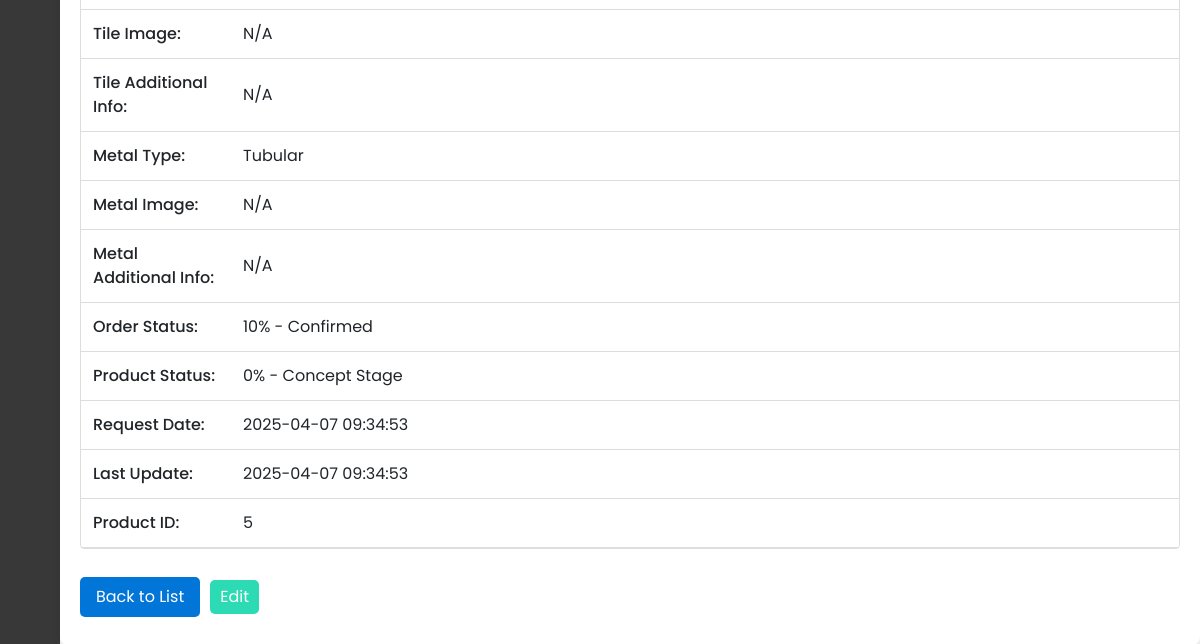
Before: /Capstone_Admin/customize/read-one-custom-form.php?id=1 (signed in, lower part) with the older database file.
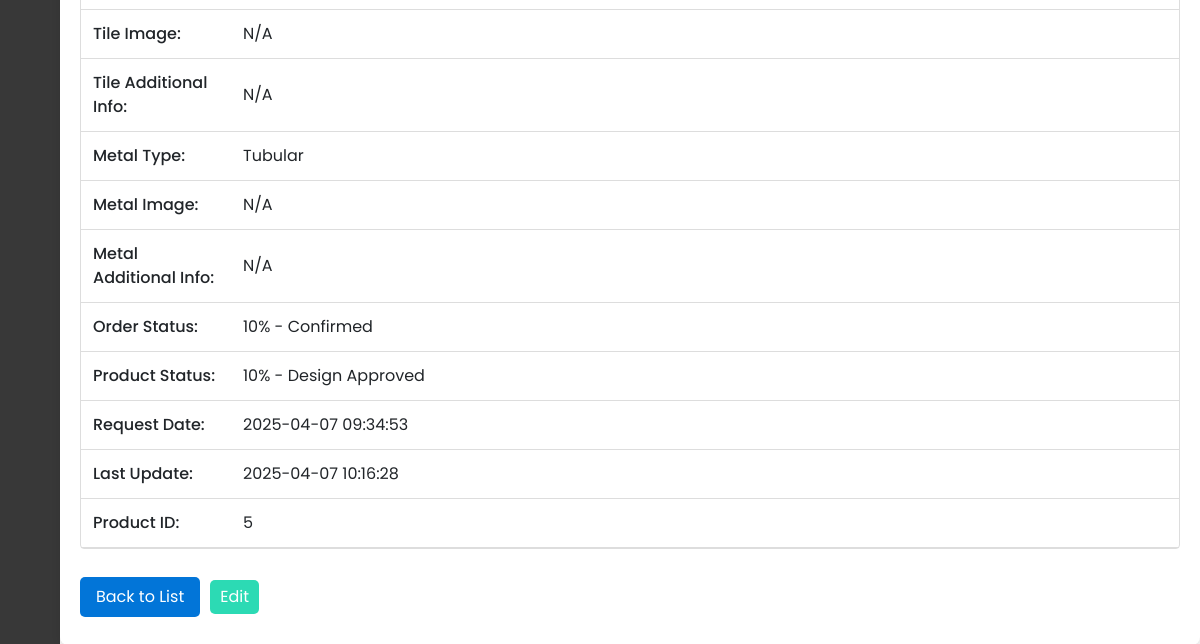
After: the same page with the newer database file.
### tables this page shows
CREATE TABLE `tbl_customizations` (
  `Customization_ID` int(11) NOT NULL AUTO_INCREMENT,
  `User_ID` varchar(150) NOT NULL,
  `Furniture_Type` varchar(255) NOT NULL,
  `Furniture_Type_Additional_Info` text DEFAULT NULL,
  `Standard_Size` varchar(100) DEFAULT NULL,
  `Desired_Size` varchar(100) DEFAULT NULL,
  `Color` varchar(50) DEFAULT NULL,
  `Color_Image_URL` varchar(255) DEFAULT NULL,
  `Color_Additional_Info` text DEFAULT NULL,
  `Texture` varchar(50) DEFAULT NULL,
  `Texture_Image_URL` varchar(255) DEFAULT NULL,
  `Texture_Additional_Info` text DEFAULT NULL,
  `Wood_Type` varchar(50) DEFAULT NULL,
  `Wood_Image_URL` varchar(255) DEFAULT NULL,
  `Wood_Additional_Info` text DEFAULT NULL,
  `Foam_Type` varchar(50) DEFAULT NULL,
  `Foam_Image_URL` varchar(255) DEFAULT NULL,
  `Foam_Additional_Info` text DEFAULT NULL,
  `Cover_Type` varchar(50) DEFAULT NULL,
  `Cover_Image_URL` varchar(255) DEFAULT NULL,
  `Cover_Additional_Info` text DEFAULT NULL,
  `Design` varchar(255) DEFAULT NULL,
  `Design_Image_URL` varchar(255) DEFAULT NULL,
  `Design_Additional_Info` text DEFAULT NULL,
  `Tile_Type` varchar(50) DEFAULT NULL,
  `Tile_Image_URL` varchar(255) DEFAULT NULL,
  `Tile_Additional_Info` text DEFAULT NULL,
  `Metal_Type` varchar(50) DEFAULT NULL,
  `Metal_Image_URL` varchar(255) DEFAULT NULL,
  `Metal_Additional_Info` text DEFAULT NULL,
  `Order_Status` int(3) NOT NULL DEFAULT 0,
  `Product_Status` int(3) NOT NULL DEFAULT 0,
  `Request_Date` timestamp NOT NULL DEFAULT current_timestamp(),
  `Last_Update` timestamp NOT NULL DEFAULT current_timestamp() ON UPDATE current_timestamp(),
  `Product_ID` int(11) DEFAULT NULL,
  `Stop_Reason` varchar(255) DEFAULT NULL,
  `Progress_Pic_10` varchar(255) DEFAULT NULL,
  `Progress_Pic_20` varchar(255) DEFAULT NULL,
  `Progress_Pic_30` varchar(255) DEFAULT NULL,
  `Progress_Pic_40` varchar(255) DEFAULT NULL,
  `Progress_Pic_50` varchar(255) DEFAULT NULL,
  `Progress_Pic_60` varchar(255) DEFAULT NULL,
  `Progress_Pic_70` varchar(255) DEFAULT NULL,
  `Progress_Pic_80` varchar(255) DEFAULT NULL,
  `Progress_Pic_90` varchar(255) DEFAULT NULL,
  `Progress_Pic_100` varchar(255) DEFAULT NULL,
  PRIMARY KEY (`Customization_ID`),
  KEY `User_ID` (`User_ID`),
  CONSTRAINT `tbl_customizations_ibfk_1` FOREIGN KEY (`User_ID`) REFERENCES `tbl_user_info` (`User_ID`)
);

### Capstone_Admin/customize/read-one-custom-form.php (the view, shortened to what this page needs)
<?php
include '../config/database.php';
$customizationID = $_GET['id'];
try {
    $query = "
        SELECT c.*, u.First_Name, u.Last_Name, p.Product_Name
        FROM tbl_customizations c
        JOIN tbl_user_info u ON c.User_ID = u.User_ID
        LEFT JOIN tbl_prod_info p ON c.Product_ID = p.Product_ID
        WHERE c.Customization_ID = :customizationID
    ";
    $stmt = $pdo->prepare($query);
    $stmt->bindParam(':customizationID', $customizationID, PDO::PARAM_INT);
    $stmt->execute();
    $customization = $stmt->fetch(PDO::FETCH_ASSOC);
    function displayData($data) {
        return !empty($data) ? htmlspecialchars($data) : 'N/A';
    }
    function displayImage($imageURL) {
        if (!empty($imageURL) && file_exists($imageURL)) {
            return "<img src='" . htmlspecialchars($imageURL) . "' alt='Image' width='100'>";
        } else {
            return 'N/A';
        }
    }
    $tileType = displayData($customization['Tile_Type']);
    $tileImage = displayImage($customization['Tile_Image_URL']);
    $tileAdditionalInfo = displayData($customization['Tile_Additional_Info']);
    $metalType = displayData($customization['Metal_Type']);
    $metalImage = displayImage($customization['Metal_Image_URL']);
    $metalAdditionalInfo = displayData($customization['Metal_Additional_Info']);
    $orderStatus = htmlspecialchars($customization['Order_Status']);
    $productStatus = htmlspecialchars($customization['Product_Status']);
    $requestDate = displayData($customization['Request_Date']);
    $lastUpdate = displayData($customization['Last_Update']);
    $productID = displayData($customization['Product_ID']);
    $orderStatusMap = [
        0   => 'Order Received',
        10  => 'Confirmed',
        20  => 'Design Finalization',
        30  => 'Material Preparation',
        40  => 'Production Started',
        50  => 'Mid-Production',
        60  => 'Finishing Process',
        70  => 'Quality Check',
        80  => 'Final Assembly',
        90  => 'Ready for Delivery',
        100 => 'Delivered / Completed'
    ];
    $orderStatusText = $orderStatusMap[$orderStatus] ?? 'Unknown Status';
    $productStatusLabels = [
        0   => 'Concept Stage',
        10  => 'Design Approved',
        20  => 'Material Sourcing',
        30  => 'Cutting & Shaping',
        40  => 'Structural Assembly',
        50  => 'Detailing & Refinements',
        60  => 'Sanding & Pre-Finishing',
        70  => 'Varnishing/Painting',
        80  => 'Drying & Curing',
        90  => 'Final Inspection & Packaging',
        100 => 'Completed'
    ];
    $productStatusText = $productStatusLabels[$productStatus] ?? 'Unknown Status';
} catch (PDOException $e) {
    echo "Error: " . $e->getMessage();
    exit();
}
?>
<!DOCTYPE html>
<html lang="en" dir="ltr">
<head>
    <link href="../static/css/bootstrap.min.css" rel="stylesheet">
    <link href="../static/css-files/dashboard.css" rel="stylesheet">
    <link href="../static/css-files/button.css" rel="stylesheet">
    <link href="../static/css-files/admin_homev2.css" rel="stylesheet">
    <link href="https://unpkg.com/boxicons@2.0.7/css/boxicons.min.css" rel="stylesheet" />
</head>
<body>
    <div class="sidebar">
    </div>
    <section class="home-section">
        <br><br><br>
        <div class="container_boxes">
            <table>
                <tr><td>Tile Type:</td><td><?= $tileType ?></td></tr>
                <tr><td>Tile Image:</td><td><?= $tileImage ?></td></tr>
                <tr><td>Tile Additional Info:</td><td><?= $tileAdditionalInfo ?></td></tr>
                <tr><td>Metal Type:</td><td><?= $metalType ?></td></tr>
                <tr><td>Metal Image:</td><td><?= $metalImage ?></td></tr>
                <tr><td>Metal Additional Info:</td><td><?= $metalAdditionalInfo ?></td></tr>
                <tr><td>Order Status:</td><td><?= $orderStatus ?>% - <?= $orderStatusText ?></td></tr>
                <tr><td>Product Status:</td><td><?= $productStatus ?>% - <?= $productStatusText ?></td></tr>
                <tr><td>Request Date:</td><td><?= $requestDate ?></td></tr>
                <tr><td>Last Update:</td><td><?= $lastUpdate ?></td></tr>
                <tr><td>Product ID:</td><td><?= $productID ?></td></tr>
            </table>
            <div class="button-container">
                <a href="read-all-custom-form.php" class="buttonBack">Back to List</a>
                <a class="buttonEdit" href="update-custom-form.php?id=<?= $customizationID ?>">Edit</a>
            </div>
        </div>
    </section>
</body>
</html>

Changed rows visible on the page:
changed tbl_customizations "Tubular": Product_Status "0" → "10"; Product_Status "Concept Stage" → "Design Approved"; Last_Update "2025-04-07 09:34:53" → "2025-04-07 10:16:28"
